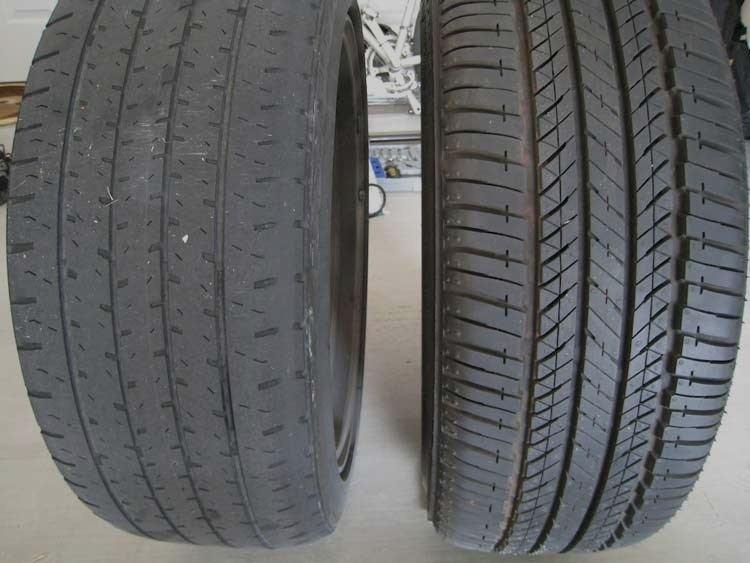
#> input picture data/augmented/bad/1666881312128_aug3.jpg, 750 x 563 px
$ python -i localise.py   (imports and definitions only)   (older library calls are emulated)
#> lines starting #> are read from the running program, lines starting #| are printed output that depends on the picture
"""Candidate tread-region localisers.

exp013 established that when a user photographs a whole wheel, the dominant failure is
localisation: an oracle crop back to the tyre recovers about 80% of the damage. These
are the simplest defensible approaches, implemented so they can be measured against one
another rather than chosen by intuition.

Nothing here is wired into production. exp014 ranks them; adoption is a separate
decision, and "none of these is good enough, so abstain instead" is an acceptable
outcome.

The shared idea is that tread has a texture signature the surroundings do not:
strong, densely packed, *directionally coherent* edges. Ground, bodywork and sky are
either smooth or randomly textured. Each candidate below turns that observation into a
region proposal differently.
"""

from __future__ import annotations

from dataclasses import dataclass

import cv2
import numpy as np

__all__ = ["Candidate", "centre_band", "contour_band", "texture_energy",
           "dark_texture", "multi_scale_score", "LOCALISERS"]


@dataclass(frozen=True)
class Candidate:
    """A proposed region, with a self-reported confidence in [0, 1]."""

    box: tuple[int, int, int, int]
    confidence: float
    method: str


def _band_of(gray: np.ndarray, top: float = 0.20, bottom: float = 0.80) -> tuple[int, int]:
    h = gray.shape[0]
    return int(h * top), int(h * bottom)


# [41 lines left out: functions centre_band, contour_band, _texture_map, not called in this run]


#: The score map is resampled to this many cells on its longest side before the window
#: search. The search is O(rows^2 * cols^2), so on a 4000 px photograph an unbounded
#: grid ran for tens of seconds per image - unusable in a request and slow enough to
#: obstruct its own evaluation. Normalising the grid makes the cost independent of
#: input size, which is what a production component needs.
SEARCH_GRID = 20
#: Step between candidate window sizes. Halves the search again at negligible cost to
#: the located box, which is then mapped back to full resolution anyway.
SIZE_STEP = 2


def _best_window(score: np.ndarray, cell: int, shape: tuple[int, int],
                 min_frac: float = 0.25) -> tuple[tuple[int, int, int, int], float]:
    """Highest-scoring axis-aligned window over a coarse score map.

    Uses an integral image so every candidate position is evaluated exactly rather than
    by a greedy search. The map is first normalised to a fixed grid so the cost does not
    depend on the input resolution.
    """
    src_rows, src_cols = score.shape
    scale = SEARCH_GRID / max(src_rows, src_cols)
    if scale < 1.0:
        score = cv2.resize(
            score, (max(2, int(src_cols * scale)), max(2, int(src_rows * scale))),
            interpolation=cv2.INTER_AREA,
        )
    rows, cols = score.shape
    # Cells in the resampled grid map back to this many source pixels.
    cell_y = cell * src_rows / rows
    cell_x = cell * src_cols / cols

    integral = cv2.integral(score.astype(np.float64))

    best = None
    best_mean = -1.0
    for wh in range(max(1, int(rows * min_frac)), rows + 1, SIZE_STEP):
        for ww in range(max(1, int(cols * min_frac)), cols + 1, SIZE_STEP):
            for y in range(0, rows - wh + 1):
                for x in range(0, cols - ww + 1):
                    total = (integral[y + wh, x + ww] - integral[y, x + ww]
                             - integral[y + wh, x] + integral[y, x])
                    mean = total / (wh * ww)
                    # Prefer dense texture, but do not let a single hot cell win: the
                    # area term keeps the window from collapsing onto one groove.
                    value = mean * (1.0 + 0.15 * np.log((wh * ww) / (rows * cols) + 1e-9))
                    if value > best_mean:
                        best_mean, best = value, (x, y, ww, wh)

    x, y, ww, wh = best  # type: ignore[misc]
    h, w = shape
    px, py = int(x * cell_x), int(y * cell_y)
    box = (
        px, py,
        int(min(ww * cell_x, w - px)), int(min(wh * cell_y, h - py)),
    )
    # Confidence: how much denser the chosen window is than the frame as a whole.
    overall = float(score.mean()) or 1e-6
    inside = float(score[y : y + wh, x : x + ww].mean())
    confidence = float(np.clip((inside / overall - 1.0), 0.0, 1.0))
    return box, confidence


# [25 lines left out: functions texture_energy, dark_texture, not called in this run]


def multi_scale_score(gray: np.ndarray, cell: int = 32) -> Candidate:
    """Edge energy weighted by darkness *and* directional coherence.

    Tread grooves run in a consistent direction; gravel and foliage do not. Coherence
    is the magnitude of the doubled-angle gradient mean, which is high for locally
    parallel structure and near zero for random texture.
    """
#> called with cell = 32
    gx = cv2.Sobel(gray, cv2.CV_32F, 1, 0, ksize=3)
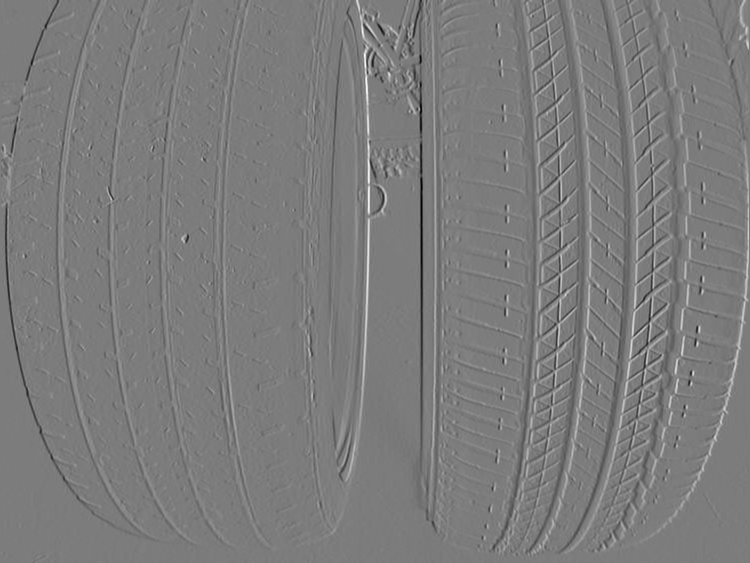
#> gx: shape (563, 750) float32; min -643, max 675, mean 0; drawn with min black and max white
    gy = cv2.Sobel(gray, cv2.CV_32F, 0, 1, ksize=3)
    magnitude = cv2.magnitude(gx, gy)
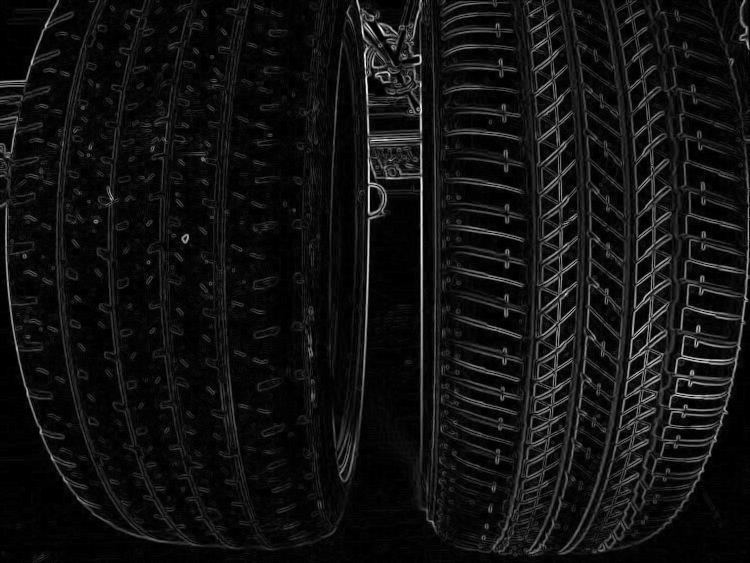
#> magnitude: shape (563, 750) float32; min 0, max 675.3, mean 47.9; drawn with min black and max white

    # Structure tensor components, smoothed over a neighbourhood.
    jxx = cv2.GaussianBlur(gx * gx, (0, 0), 3)
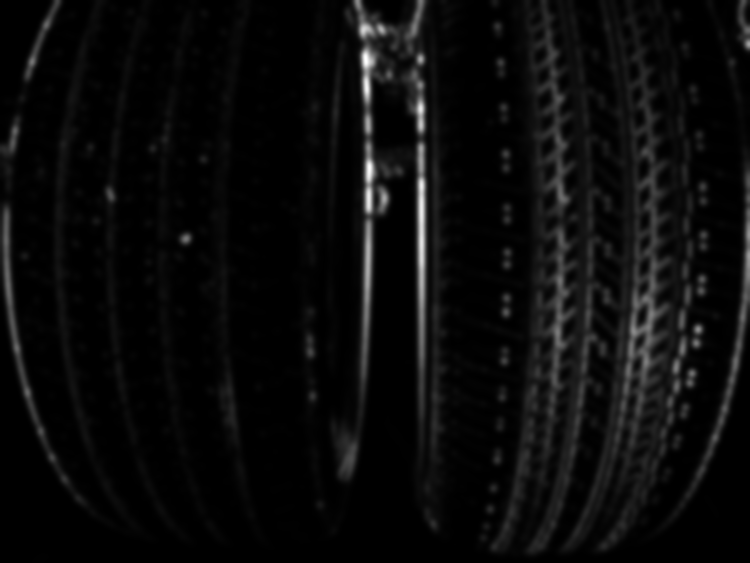
#> jxx: shape (563, 750) float32; min 0.0117, max 85403.8, mean 3860.1; drawn with min black and max white
    jyy = cv2.GaussianBlur(gy * gy, (0, 0), 3)
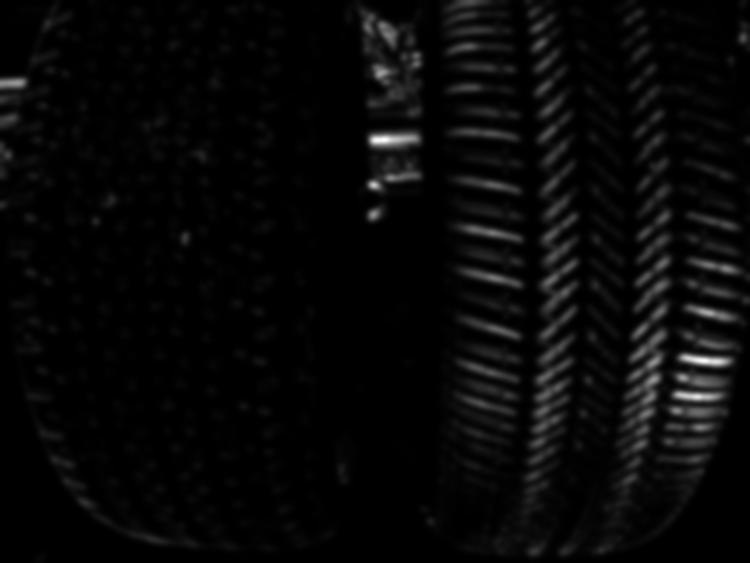
#> jyy: shape (563, 750) float32; min 0.0335, max 86044.3, mean 2925.5; drawn with min black and max white
    jxy = cv2.GaussianBlur(gx * gy, (0, 0), 3)
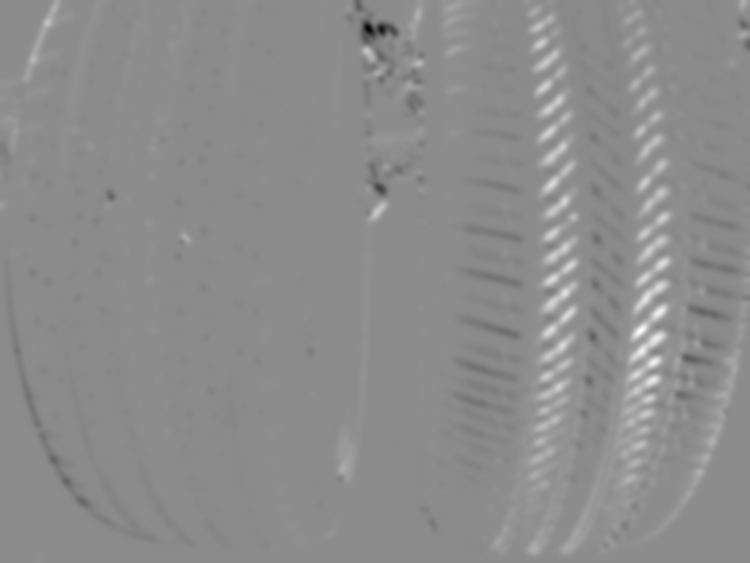
#> jxy: shape (563, 750) float32; min -41307.9, max 33915.7, mean 354.5; drawn with min black and max white
    trace = jxx + jyy
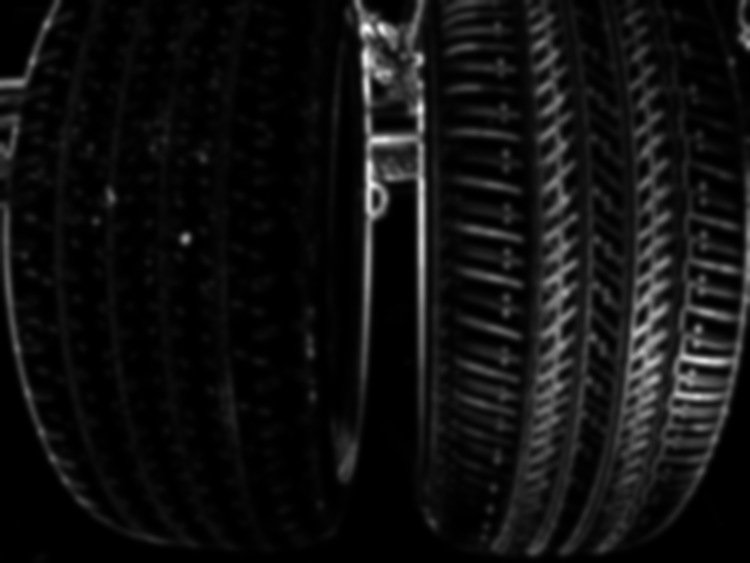
#> trace: shape (563, 750) float32; min 0.0642, max 97278.1, mean 6785.6; drawn with min black and max white
    coherence = np.sqrt((jxx - jyy) ** 2 + 4 * jxy**2) / (trace + 1e-6)
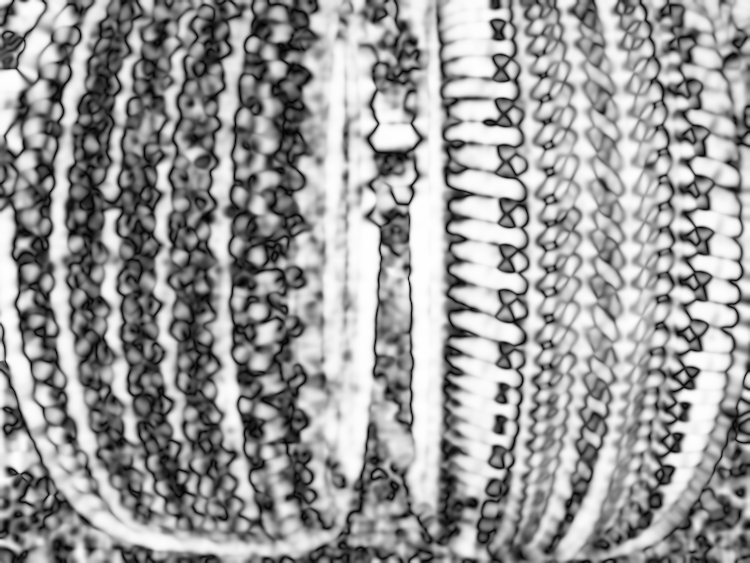
#> coherence: shape (563, 750) float32; min 0.000642, max 1, mean 0.609

    h, w = gray.shape[:2]
#> h = 563; w = 750
    rows, cols = max(1, h // cell), max(1, w // cell)
#> rows = 17; cols = 23
    energy = cv2.resize(magnitude, (cols, rows), interpolation=cv2.INTER_AREA)
    coh = cv2.resize(coherence, (cols, rows), interpolation=cv2.INTER_AREA)
    coarse = cv2.resize(gray, (cols, rows), interpolation=cv2.INTER_AREA).astype(np.float32)
    darkness = np.clip(1.0 - coarse / 200.0, 0.0, 1.0)

    box, confidence = _best_window(energy * coh * darkness, cell, (h, w))
#> after the loop in _best_window, `for wh in range(max(1, int(rows * min_frac)), rows + 1, SIZE_STEP):`: best = (14, 1, 5, 11); best_mean = 23.4
#> in _best_window, `x, y, ww, wh = best`: x = 14; y = 1; ww = 5; wh = 11
#> in _best_window, `px, py = int(x * cell_x), int(y * cell_y)`: px = 515; py = 38
#> in _best_window, `box = ( px, py, int(min(ww * cell_x, w - px)), int(min(wh * cell_y, h ..`: box = (515, 38, 184, 427)
#> in _best_window, `overall = float(score.mean()) or 1e-6`: overall = 16.08
#> in _best_window, `inside = float(score[y : y + wh, x : x + ww].mean())`: inside = 30.96
#> in _best_window, `confidence = float(np.clip((inside / overall - 1.0), 0.0, 1.0))`: confidence = 0.925
#> box = (515, 38, 184, 427); confidence = 0.925
    return Candidate(box, confidence, "multi_scale_score")


LOCALISERS = {
    "centre_band": centre_band,
    "contour_band": contour_band,
    "texture_energy": texture_energy,
    "dark_texture": dark_texture,
    "multi_scale_score": multi_scale_score,
}


# [32 lines left out: function subject_coverage, not called in this run]

>>> import cv2
>>> picture = cv2.imread('../../data/augmented/bad/1666881312128_aug3.jpg', cv2.IMREAD_GRAYSCALE)
>>> result = multi_scale_score(picture)

$ run again, on data/augmented/bad/Bald20tyre_aug4.jpg
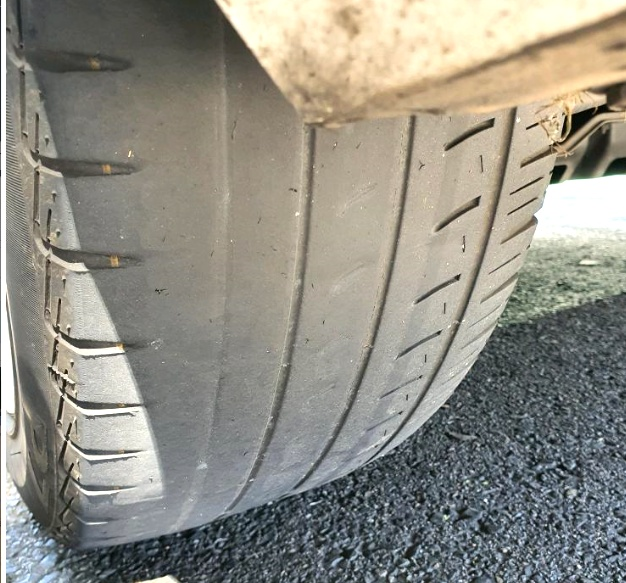
#> input picture data/augmented/bad/Bald20tyre_aug4.jpg, 626 x 583 px
#> in multi_scale_score, `trace = jxx + jyy`:
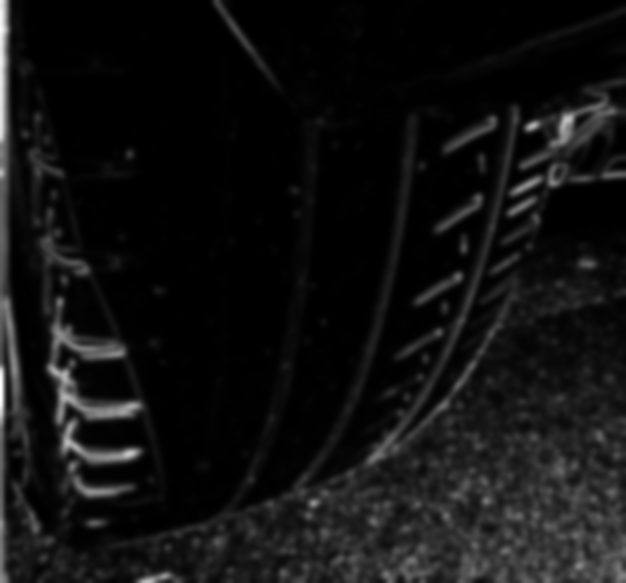
#> trace: shape (583, 626) float32; min 9.35e-06, max 246163.1, mean 17393.9; drawn with min black and max white
#> in multi_scale_score, `coherence = np.sqrt((jxx - jyy) ** 2 + 4 * jxy**2) / (trace + 1e-6)`:
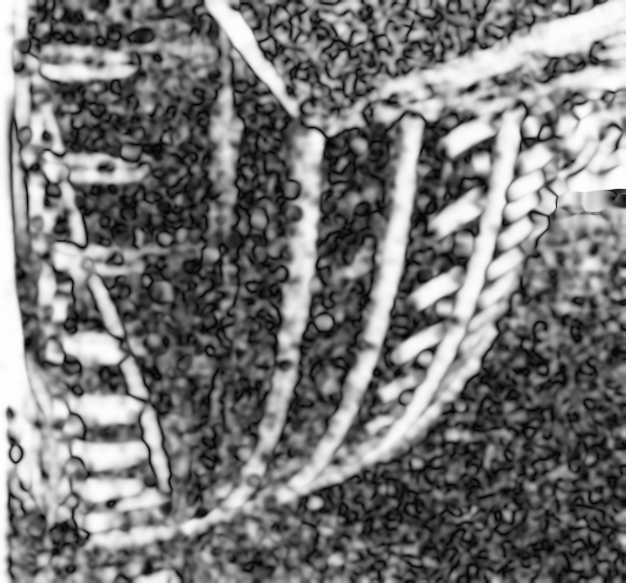
#> coherence: shape (583, 626) float32; min 0.000471, max 1, mean 0.469
#> after the loop in _best_window, `for wh in range(max(1, int(rows * min_frac)), rows + 1, SIZE_STEP):`: best = (1, 14, 18, 4); best_mean = 19.07
#> x = 1; y = 14; ww = 18; wh = 4
#> px = 32; py = 448
#> in _best_window, `box = ( px, py, int(min(ww * cell_x, w - px)), int(min(wh * cell_y, h ..`: box = (32, 448, 576, 128)
#> overall = 11.68
#> inside = 24.89
#> in _best_window, `confidence = float(np.clip((inside / overall - 1.0), 0.0, 1.0))`: confidence = 1
#> in multi_scale_score, `box, confidence = _best_window(energy * coh * darkness, cell, (h, w))`: box = (32, 448, 576, 128); confidence = 1

$ run again, on data/augmented/bad/Bald_tyre_aug0.jpg
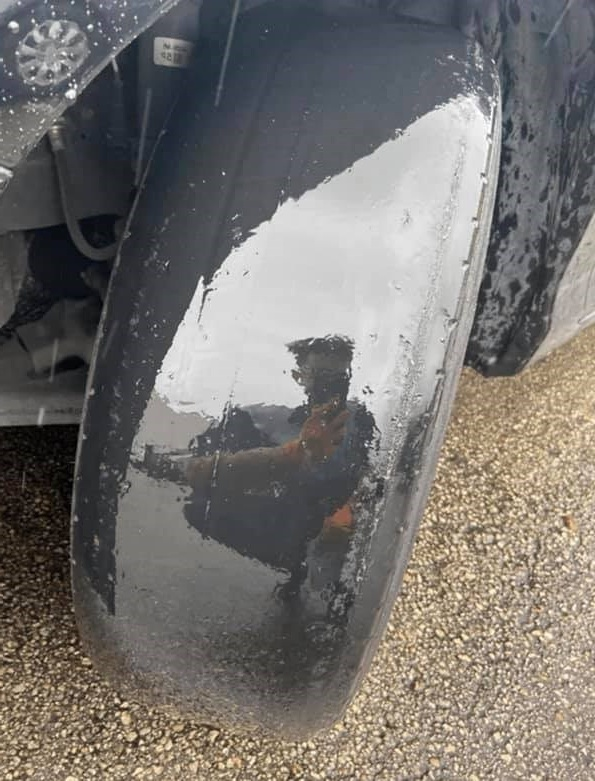
#> input picture data/augmented/bad/Bald_tyre_aug0.jpg, 595 x 781 px
#> in multi_scale_score, `trace = jxx + jyy`:
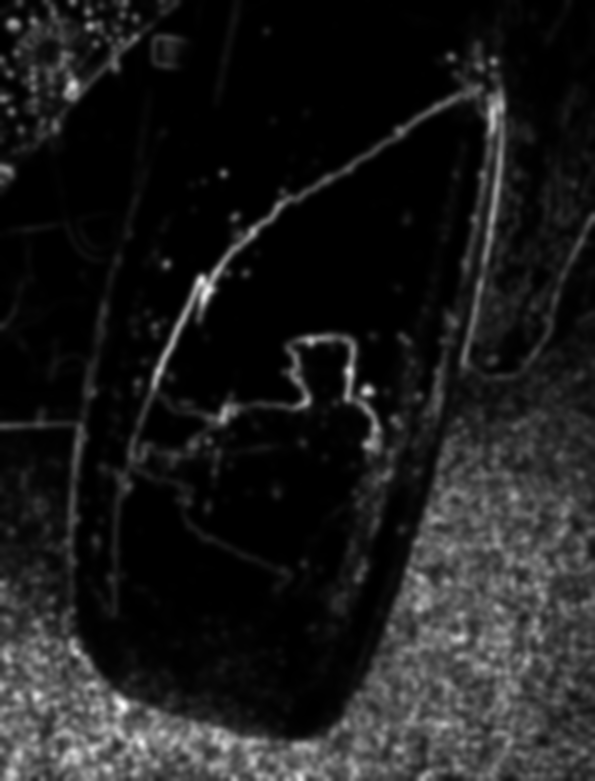
#> trace: shape (781, 595) float32; min 0.195, max 113049.8, mean 12753.6; drawn with min black and max white
#> in multi_scale_score, `coherence = np.sqrt((jxx - jyy) ** 2 + 4 * jxy**2) / (trace + 1e-6)`:
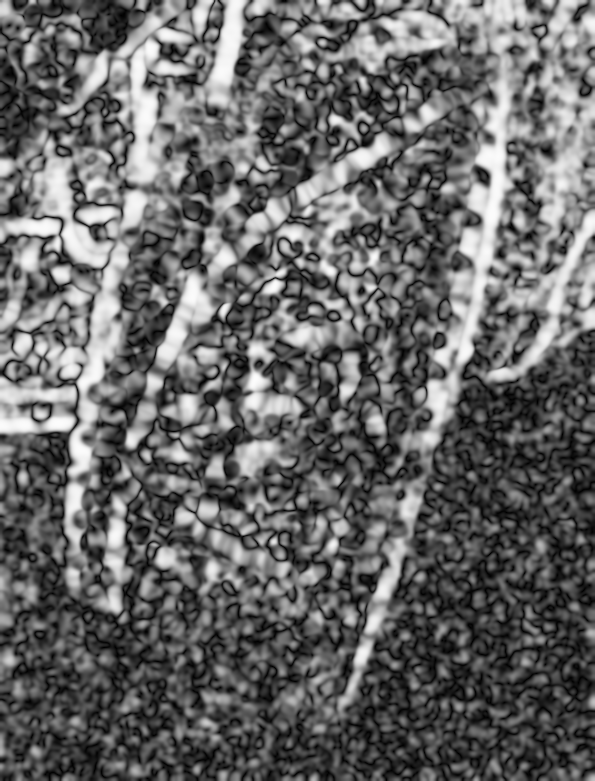
#> coherence: shape (781, 595) float32; min 0.000573, max 0.992, mean 0.405
#> after the loop in _best_window, `for wh in range(max(1, int(rows * min_frac)), rows + 1, SIZE_STEP):`: best = (0, 9, 3, 11); best_mean = 12.58
#> x = 0; y = 9; ww = 3; wh = 11
#> px = 0; py = 345
#> in _best_window, `box = ( px, py, int(min(ww * cell_x, w - px)), int(min(wh * cell_y, h ..`: box = (0, 345, 115, 422)
#> overall = 9.21
#> inside = 18.8
#> in _best_window, `confidence = float(np.clip((inside / overall - 1.0), 0.0, 1.0))`: confidence = 1
#> in multi_scale_score, `box, confidence = _best_window(energy * coh * darkness, cell, (h, w))`: box = (0, 345, 115, 422); confidence = 1

$ run again, on data/augmented/bad/Flat-tire-on-the-side-of-the-road_97025114_aug2.jpg
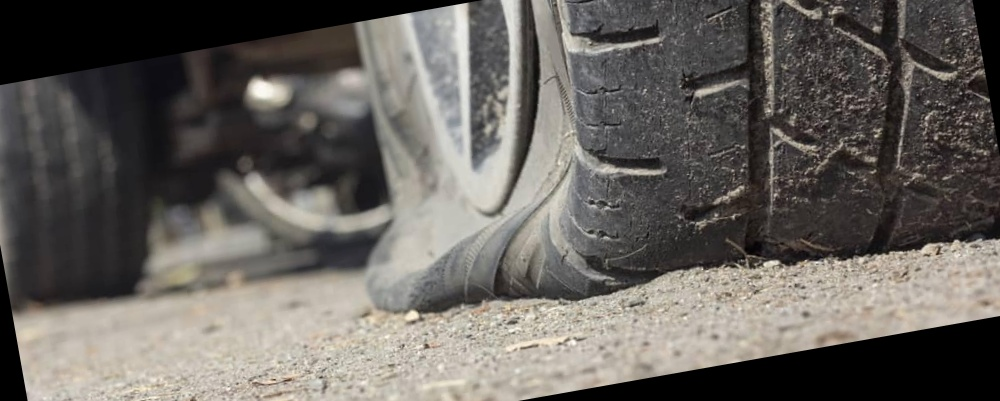
#> input picture data/augmented/bad/Flat-tire-on-the-side-of-the-road_97025114_aug2.jpg, 1000 x 401 px
#> in multi_scale_score, `coherence = np.sqrt((jxx - jyy) ** 2 + 4 * jxy**2) / (trace + 1e-6)`:
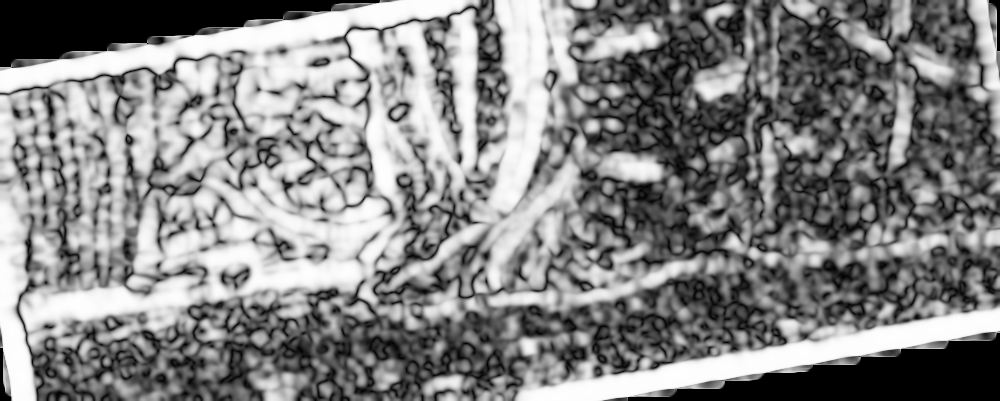
#> coherence: shape (401, 1000) float32; min 0, max 0.998, mean 0.521
#> after the loop in _best_window, `for wh in range(max(1, int(rows * min_frac)), rows + 1, SIZE_STEP):`: best = (15, 0, 5, 3); best_mean = 18.02
#> x = 15; y = 0; ww = 5; wh = 3
#> px = 744; py = 0
#> in _best_window, `box = ( px, py, int(min(ww * cell_x, w - px)), int(min(wh * cell_y, h ..`: box = (744, 0, 248, 164)
#> overall = 12.16
#> inside = 27.1
#> in _best_window, `confidence = float(np.clip((inside / overall - 1.0), 0.0, 1.0))`: confidence = 1
#> in multi_scale_score, `box, confidence = _best_window(energy * coh * darkness, cell, (h, w))`: box = (744, 0, 248, 164); confidence = 1
